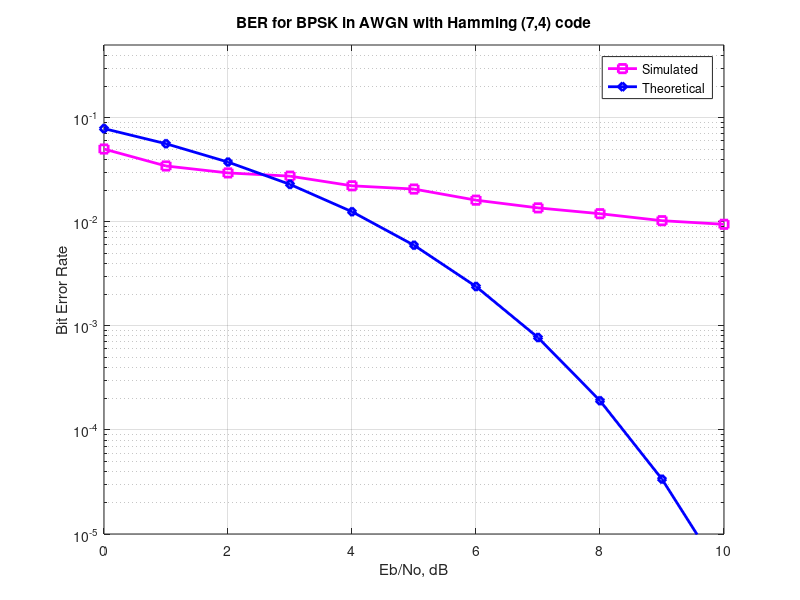

This figure's MATLAB source:
clear;
close all;
N = 7;
K = 4;
Eb_N0_db = [0:1:10];
Ec_N0_db = -Eb_N0_db + 10*log10(N/K);
R = K/N;
Eb_N0 = 10^(R);
sigma = sqrt(1/2*R*Eb_N0);
cwords = [
    0 0 0 0 0 0 0;
    0 0 0 1 0 1 1;
    0 0 1 0 1 1 0;
    0 1 0 1 1 0 0;
    1 0 1 1 0 0 0;
    0 1 1 0 0 0 1;
    1 1 0 0 0 1 0;
    1 0 0 0 1 0 1;
    0 1 0 0 1 1 1;
    1 0 0 1 1 1 0;
    0 0 1 1 1 0 1;
    0 1 1 1 0 1 0;
    1 1 1 0 1 0 0;
    1 1 0 1 0 0 1;
    1 0 1 0 0 1 1;
    1 1 1 1 1 1 1;
    ]
N_bit_errors = 0;
N_blocks = 1000;
N_errors=[];
on = 0;
for n = 1:length(Eb_N0_db)
    N_bit_errors = 0;
    for i = 1:(N_blocks)
        msg = randi([0,1],1,K);
        cword = [
            msg mod(msg(1)+msg(2)+msg(3),2)...
            mod(msg(2)+msg(3)+msg(4),2)...
            mod(msg(1)+msg(2)+msg(4),2)
            ];
        s = 1-2*cword;
        Eb_N0 = 10.^(-Ec_N0_db(n)/10);
        sigma = sqrt(1/(2*R*Eb_N0));
        r = s+sigma*(randn(1,N));
        b = (real(r)<0);
        l = [1:1:7];
        err=zeros(1,4);
        for bit = 1:length(b)
            if(b(bit))
                err = mod(err+de2bi(bit,4),2)
            end
        end
        corrected_msg = b;
        if(sum(err~=zeros(1,4)))
            corrected_msg(bi2de(err)) = ~corrected_msg(bi2de(err));
        end
        dist = mod(repmat(b,16,1)+cwords,2)*ones(7,1);
        [mind,pos] = min(dist);
        msg_cap1 = cwords(pos,1:4);
        corr = (1-2*cwords)*r';
        [mind2,pos1] = max(corr);
        msg_cap2 = cwords(pos1,1:4);
        y = sum(msg ~= corrected_msg(1:4));
        if(y>0)
        N_bit_errors = N_bit_errors+y;
        end
        on = max(on,y);
    end
    N_errors(n) = N_bit_errors/on;
end
BER_th = 0.5*erfc(sqrt(10.^(Eb_N0_db/10)));
BER_sim = N_errors/7000;
figure
semilogy(Eb_N0_db,BER_sim,'ms-','LineWidth',2);
hold on
semilogy(Eb_N0_db,BER_th,'bd-','LineWidth',2);
axis([0 10 10^-5 0.5])
grid on
legend('Simulated', 'Theoretical');
xlabel('Eb/No, dB');
ylabel('Bit Error Rate');
title('BER for BPSK in AWGN with Hamming (7,4) code');
